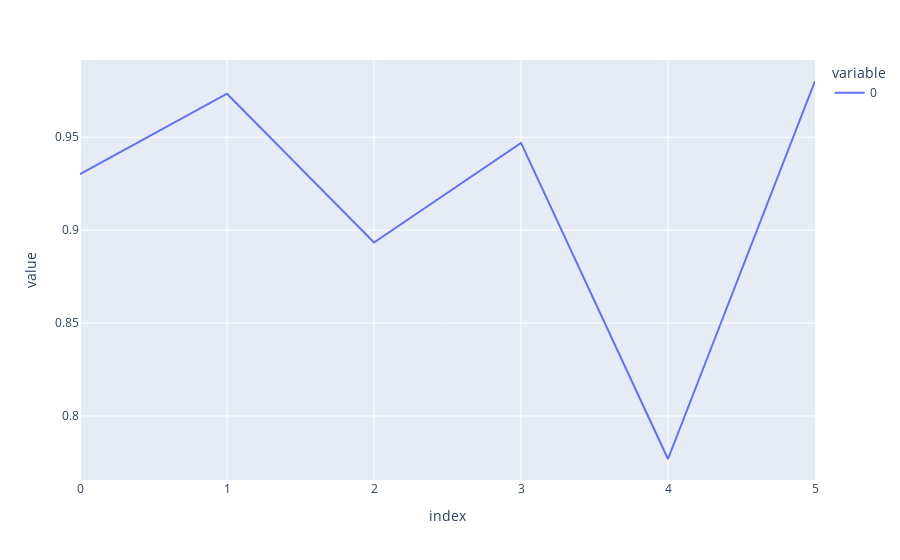

Notebook code cell kept with this figure:
### Code cell
px.line(precision_score(train_['label'], train_['prediction'], average=None))

### Figure 1 — Plotly figure (JSON) as saved in the notebook; plotly's stock layout.template omitted (floating-point values rounded to 4 significant figures)
{"data": [{"hovertemplate": "variable=0<br>index=%{x}<br>value=%{y}<extra></extra>", "legendgroup": "0", "line": {"color": "#636efa", "dash": "solid"}, "marker": {"symbol": "circle"}, "mode": "lines", "name": "0", "orientation": "v", "showlegend": true, "type": "scatter", "x": [0, 1, 2, 3, 4, 5], "xaxis": "x", "y": [0.9301, 0.9734, 0.8934, 0.9469, 0.7769, 0.9802], "yaxis": "y"}], "layout": {"legend": {"title": {"text": "variable"}, "tracegroupgap": 0}, "margin": {"t": 60}, "xaxis": {"anchor": "y", "domain": [0, 1], "title": {"text": "index"}}, "yaxis": {"anchor": "x", "domain": [0, 1], "title": {"text": "value"}}}}
